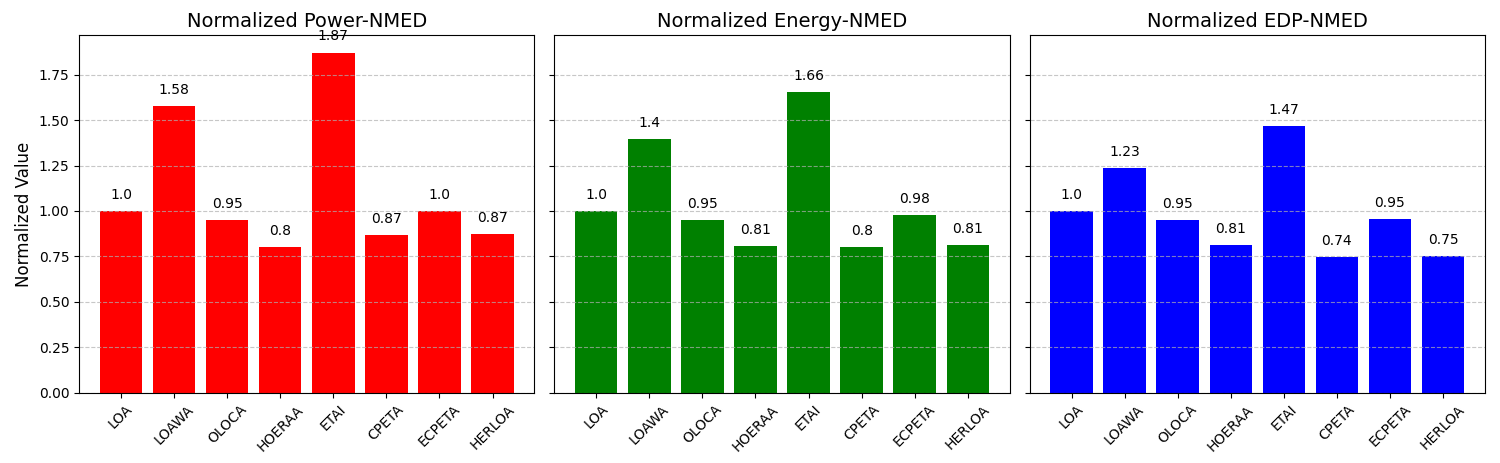

Generate this figure with Python:
import matplotlib.pyplot as plt
import numpy as np

designs = ["LOA", "LOAWA", "OLOCA", "HOERAA", "ETAI", "CPETA", "ECPETA", "HERLOA"]
power_nmed = [1, 1.577253474, 0.948268271, 0.802122257, 1.87243025, 0.866888087, 1.000537012, 0.874228069]
energy_nmed = [1, 1.395580299, 0.948268271, 0.80632185, 1.656757656, 0.803346551, 0.976964151, 0.810148524]
edp_nmed = [1, 1.23483283, 0.948268271, 0.81054343, 1.465926931, 0.744462511, 0.953946671, 0.75076591]

bar_width = 0.25
x_indices = np.arange(len(designs))
fig, axes = plt.subplots(1, 3, figsize=(15, 5), sharey=True)

# Plot for power_nmed
bars_0 = axes[0].bar(designs, power_nmed, color="red")
axes[0].set_title("Normalized Power-NMED", fontsize=14)
axes[0].set_ylabel("Normalized Value", fontsize=12)
axes[0].set_xticks(range(len(designs)))
axes[0].set_xticklabels(designs, rotation=45, fontsize=10)
axes[0].grid(axis="y", linestyle="--", alpha=0.7)
for bar in bars_0:
    yval = bar.get_height()
    axes[0].text(bar.get_x() + bar.get_width()/2, yval + 0.05, round(yval, 2), ha='center', va='bottom', fontsize=10)

# Plot for energy_nmed
bars_1 = axes[1].bar(designs, energy_nmed, color="green")
axes[1].set_title("Normalized Energy-NMED", fontsize=14)
axes[1].set_xticks(range(len(designs)))
axes[1].set_xticklabels(designs, rotation=45, fontsize=10)
axes[1].grid(axis="y", linestyle="--", alpha=0.7)
for bar in bars_1:
    yval = bar.get_height()
    axes[1].text(bar.get_x() + bar.get_width()/2, yval + 0.05, round(yval, 2), ha='center', va='bottom', fontsize=10)

# Plot for edp_nmed
bars_2 = axes[2].bar(designs, edp_nmed, color="blue")
axes[2].set_title("Normalized EDP-NMED", fontsize=14)
axes[2].set_xticks(range(len(designs)))
axes[2].set_xticklabels(designs, rotation=45, fontsize=10)
axes[2].grid(axis="y", linestyle="--", alpha=0.7)
for bar in bars_2:
    yval = bar.get_height()
    axes[2].text(bar.get_x() + bar.get_width()/2, yval + 0.05, round(yval, 2), ha='center', va='bottom', fontsize=10)

plt.tight_layout()
plt.show()
